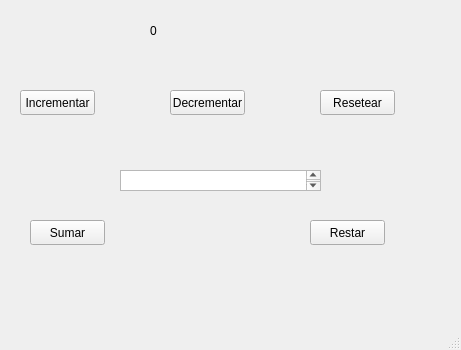
<?xml version="1.0" encoding="UTF-8"?>
<ui version="4.0">
 <class>MainWindow</class>
 <widget class="QMainWindow" name="MainWindow">
  <property name="geometry">
   <rect>
    <x>0</x>
    <y>0</y>
    <width>461</width>
    <height>350</height>
   </rect>
  </property>
  <property name="windowTitle">
   <string>MainWindow</string>
  </property>
  <widget class="QWidget" name="centralwidget">
   <widget class="QLabel" name="lblContador">
    <property name="geometry">
     <rect>
      <x>150</x>
      <y>10</y>
      <width>71</width>
      <height>41</height>
     </rect>
    </property>
    <property name="text">
     <string>0</string>
    </property>
   </widget>
   <widget class="QPushButton" name="btnIncrementar">
    <property name="geometry">
     <rect>
      <x>20</x>
      <y>90</y>
      <width>75</width>
      <height>25</height>
     </rect>
    </property>
    <property name="text">
     <string>Incrementar</string>
    </property>
   </widget>
   <widget class="QPushButton" name="btnDecrementar">
    <property name="geometry">
     <rect>
      <x>170</x>
      <y>90</y>
      <width>75</width>
      <height>25</height>
     </rect>
    </property>
    <property name="text">
     <string>Decrementar</string>
    </property>
   </widget>
   <widget class="QPushButton" name="btnResetear">
    <property name="geometry">
     <rect>
      <x>320</x>
      <y>90</y>
      <width>75</width>
      <height>25</height>
     </rect>
    </property>
    <property name="text">
     <string>Resetear</string>
    </property>
   </widget>
   <widget class="QPlainTextEdit" name="plainTextEdit">
    <property name="geometry">
     <rect>
      <x>120</x>
      <y>170</y>
      <width>201</width>
      <height>21</height>
     </rect>
    </property>
   </widget>
   <widget class="QPushButton" name="btnSumar">
    <property name="geometry">
     <rect>
      <x>30</x>
      <y>220</y>
      <width>75</width>
      <height>25</height>
     </rect>
    </property>
    <property name="text">
     <string>Sumar</string>
    </property>
   </widget>
   <widget class="QPushButton" name="btnRestar">
    <property name="geometry">
     <rect>
      <x>310</x>
      <y>220</y>
      <width>75</width>
      <height>25</height>
     </rect>
    </property>
    <property name="text">
     <string>Restar</string>
    </property>
   </widget>
  </widget>
  <widget class="QMenuBar" name="menubar">
   <property name="geometry">
    <rect>
     <x>0</x>
     <y>0</y>
     <width>461</width>
     <height>33</height>
    </rect>
   </property>
  </widget>
  <widget class="QStatusBar" name="statusbar"/>
 </widget>
 <resources/>
 <connections/>
</ui>
